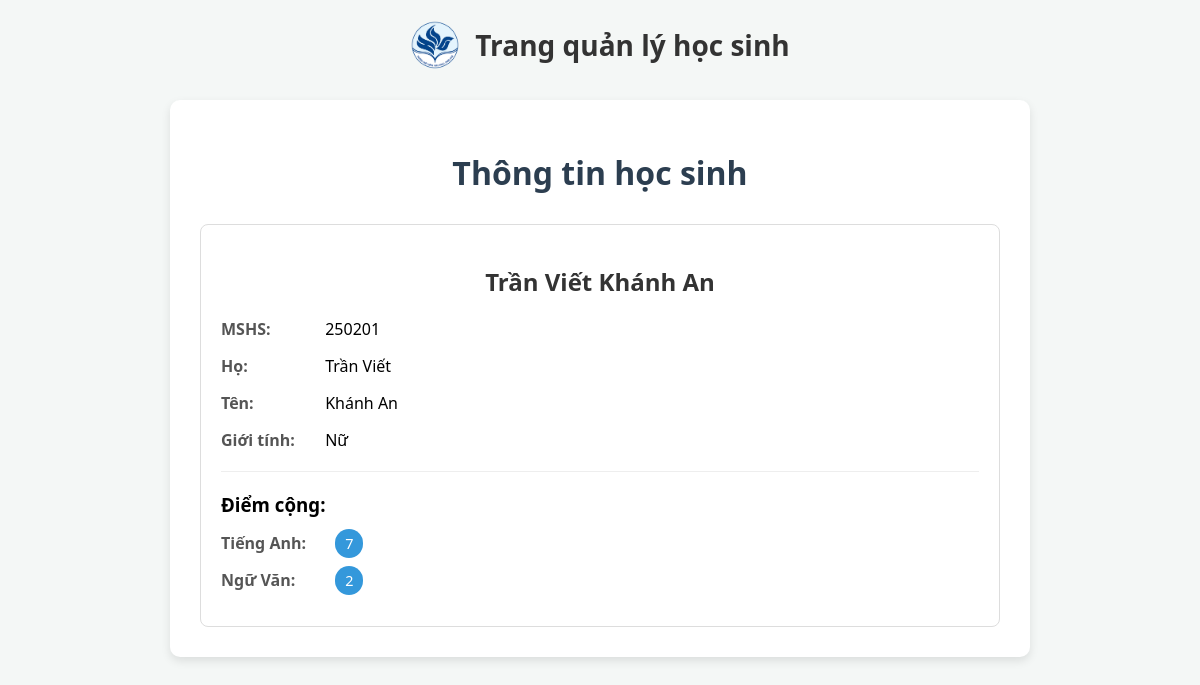
The app's page /details/khanh-an/ with its own data.
### Member/models.py (models this page shows, shortened)
class Member(models.Model):
    ho = models.CharField(max_length=100, null=True, verbose_name='Họ')
    ten = models.CharField(max_length=100, null=True, verbose_name='Tên')
    student_id = models.IntegerField(max_length=6, unique=True, verbose_name='Mã số học sinh')
    diem_cong_anh = models.IntegerField(default=0, verbose_name='Điểm cộng Anh')
    diem_cong_van = models.IntegerField(default=0, verbose_name='Điểm cộng Văn')
    slug = models.SlugField(unique=True)
    class Gender(models.TextChoices):
        MALE = 'Nam', 'Nam' # Trai la cho database phai la hien thi trong admin
        FEMALE = 'Nữ', 'Nữ'
    gender = models.CharField(
        max_length=3,
        choices=Gender.choices,
        default=Gender.MALE,
        verbose_name='Giới tính'
    )

### Member/views.py (the view)
# urls.py: path('details/<slug:slug>/', views.member_detail, name='member_detail'),
def member_detail(request, slug):
    model = Member.objects.get(slug=slug)
    return render(request, 'details.html', {'x': model})

### Member/templates/details.html (shortened to what this page needs)
{% extends 'master.html' %}
{% load static %}
{% block cssfile %}
    <link rel="stylesheet" href="{% static 'style/details.css' %}">
{% endblock %}
{% block content %}
    <div class="container">
        <h1>Thông tin học sinh</h1>
        <div class="detail-card">
            <h2 style="text-align: center; color: #333;">{{x.ho}} {{x.ten}}</h2>
            <div class="info-row">
                <span class="label">MSHS:</span>
                <span>{{x.student_id}}</span>
            </div>
            <div class="info-row">
                <span class="label">Họ:</span>
                <span>{{x.ho}}</span>
            </div>
            <div class="info-row">
                <span class="label">Tên:</span>
                <span>{{x.ten}}</span>
            </div>
            <div class="info-row">
                <span class="label">Giới tính:</span>
                <span>{{x.gender}}</span>
            </div>
            <hr style="border: 0; border-top: 1px solid #eee; margin: 20px 0;">
            <h3 style="margin-bottom: 15px;">Điểm cộng:</h3>
            <div class="info-row">
                <span class="label">Tiếng Anh:</span>
                <span class="score-badge">{{x.diem_cong_anh}}</span>
            </div>
            <div class="info-row">
                <span class="label">Ngữ Văn:</span>
                <span class="score-badge">{{x.diem_cong_van}}</span>
            </div>
        </div>
    </div>
{% endblock %}

### static/style/details.css (style rules this page uses)
.detail-card { border: 1px solid #ddd; border-radius: 8px; padding: 20px; background: #fff; }
.info-row { margin-bottom: 15px; font-size: 16px; }
.label { font-weight: bold; color: #555; width: 100px; display: inline-block; }
.score-badge { background-color: #3498db; color: white; padding: 5px 10px; border-radius: 15px; font-size: 0.9em; margin-left: 10px; }

### Member/templates/master.html (style rules this page uses)
.container { max-width: 800px; margin: 0 auto; background: white; padding: 30px; border-radius: 10px; box-shadow: 0 4px 10px rgba(0,0,0,0.1); }
body { font-family: 'Segoe UI', Tahoma, Geneva, Verdana, sans-serif; background-color: #f4f7f6; margin: 0; padding: 20px; }
h1 { color: #2c3e50; text-align: center; margin-bottom: 30px; }

### records on screen
Member: ho "Trần Viết", ten "Khánh An", student_id "250201", gender "Nữ", diem_cong_anh "7", diem_cong_van "2"
